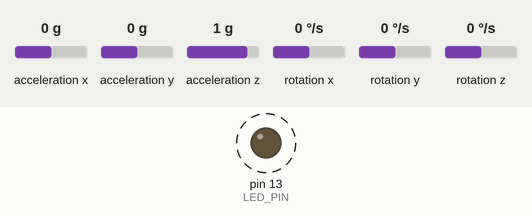
This sketch was run on a simulated Arduino Uno, built with avr-gcc and run on an emulated ATmega328P. On the bench: output pins drawn as LEDs (lit = HIGH). Dashed ring = blinking. Inputs (shaded band) come from the test bench; at power-on: acceleration x 0 g, acceleration y 0 g, acceleration z 1 g, rotation x 0 °/s, rotation y 0 °/s, rotation z 0 °/s. What the sketch prints to the serial monitor is not drawn.

Above: at 0.21 s.
Timing chart, 0 to 3.0 s (numbered marks = the images above):
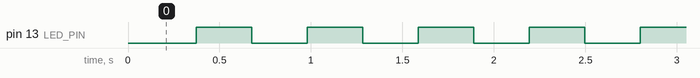

The sketch:

Sketch_14.1.2_Acceleration_Detection.ino
```cpp
/*
  Sketch 14.1.2
  Acceleration Detection

  modified 2016/5/13
  by http://www.freenove.com
*/

// Reference the library to be be used by MPU6050
#include "Wire.h"
#include "I2Cdev.h"
#include "MPU6050.h"

MPU6050 accelgyro;          // Construct a MPU6050 object using the default address
int16_t ax, ay, az;         // define acceleration values of 3 axes
#define LED_PIN 13          // the number of the LED pin
bool blinkState = false;    // Define a variable to save the state of LED

void setup() {
  Serial.begin(9600);       // initialize the serial port, and baud rate is set to 9600
  Serial.println("Initializing I2C devices...");
  Wire.begin();             // initialize I2C
  accelgyro.initialize();   // initialize MPU6050
  Serial.println("Testing device connections...");
  // verify connection
  if (accelgyro.testConnection()) {
    Serial.println("MPU6050 connection successful");
  }
  else {
    Serial.println("MPU6050 connection failed");
    while (1);
  }
  // when you need to calibrate the gravity acceleration, you can set the offset here and eliminate the note
  // accelgyro.setXAccelOffset(-1200);
  // accelgyro.setYAccelOffset(-2500);
  // accelgyro.setZAccelOffset(1988);
  Serial.print("X.Y.Z offset :\t");
  Serial.print(accelgyro.getXAccelOffset()); Serial.print("\t");
  Serial.print(accelgyro.getYAccelOffset()); Serial.print("\t");
  Serial.print(accelgyro.getZAccelOffset()); Serial.print("\n");
  // initialize LED port
  pinMode(LED_PIN, OUTPUT);
}

void loop() {
  // read raw accel/gyro measurements from device
  accelgyro.getAcceleration(&ax, &ay, &az);
  // converted acceleration unit to g
  Serial.print("a/g:\t");
  Serial.print((float)ax / 16384); Serial.print("g\t");
  Serial.print((float)ay / 16384); Serial.print("g\t");
  Serial.print((float)az / 16384); Serial.print("g\n");
  delay(300);
  // blink LED to indicate activity
  blinkState = !blinkState;
  digitalWrite(LED_PIN, blinkState);
}
```

Measured:
- by itself, pin 13 (LED_PIN): alternates HIGH for 0.30 s and LOW for 0.30 s
